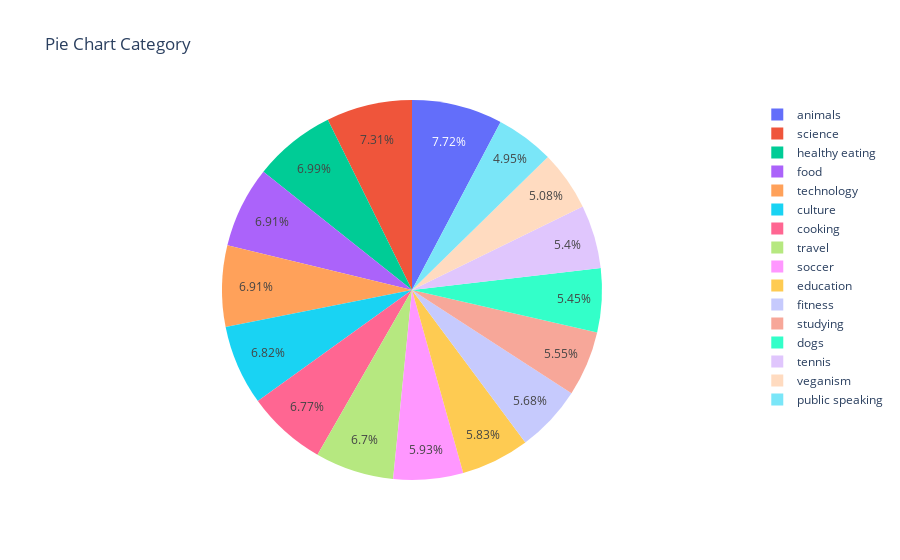

Source (notebook cell):
### Code cell
labels = data['Category'].value_counts().index
values = data['Category'].value_counts().values
fig = go.Figure(data=[go.Pie(labels=labels, values=values)])

# Set layout properties 
fig.update_layout(title='Pie Chart Category')

# Show the plot
fig.show()

### Figure 1 — Plotly figure (JSON) as saved in the notebook; plotly's stock layout.template omitted (floating-point values rounded to 4 significant figures)
{"data": [{"labels": ["animals", "science", "healthy eating", "food", "technology", "culture", "cooking", "travel", "soccer", "education", "fitness", "studying", "dogs", "tennis", "veganism", "public speaking"], "type": "pie", "values": [1897, 1796, 1717, 1699, 1698, 1676, 1664, 1647, 1457, 1433, 1395, 1363, 1338, 1328, 1248, 1217]}], "layout": {"title": {"text": "Pie Chart Category"}}}
